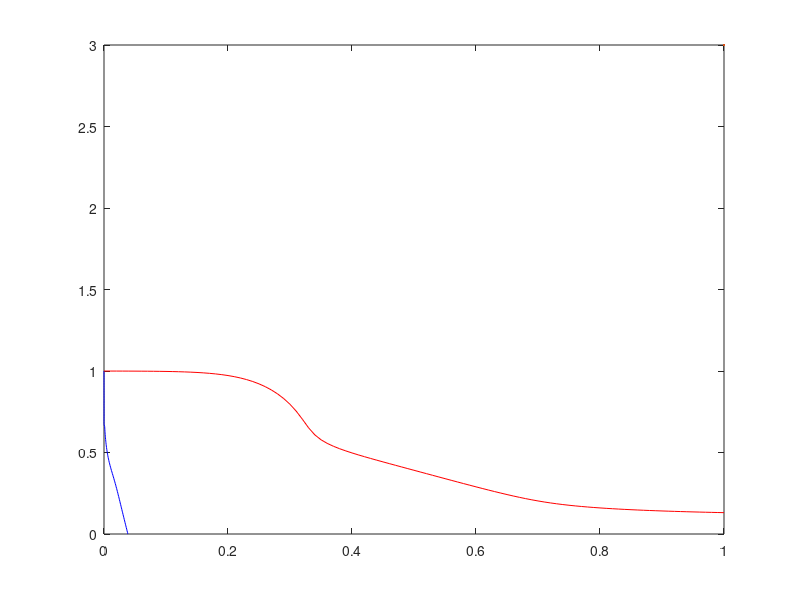

Write MATLAB code to recreate this figure. (Note: this script raises an error after producing the figure.)

%% 1v
clc
clear


v1_1 = [        % v2從0掃到1
38.5319*10^-3
37.8706*10^-3
37.2107*10^-3
36.5523*10^-3
35.8953*10^-3
35.2399*10^-3
34.5859*10^-3
33.9335*10^-3
33.2827*10^-3
32.6333*10^-3
31.9855*10^-3
31.3391*10^-3
30.6941*10^-3
30.0503*10^-3
29.4077*10^-3
28.7660*10^-3
28.1250*10^-3
27.4844*10^-3
26.8437*10^-3
26.2026*10^-3
25.5604*10^-3
24.9164*10^-3
24.2698*10^-3
23.6196*10^-3
22.9648*10^-3
22.3042*10^-3
21.6363*10^-3
20.9598*10^-3
20.2734*10^-3
19.5755*10^-3
18.8652*10^-3
18.1414*10^-3
17.4039*10^-3
16.6529*10^-3
15.8895*10^-3
15.1160*10^-3
14.3356*10^-3
13.5527*10^-3
12.7721*10^-3
11.9994*10^-3
11.2406*10^-3
10.5011*10^-3
 9.7861*10^-3
 9.0998*10^-3
 8.4454*10^-3
 7.8252*10^-3
 7.2401*10^-3
 6.6905*10^-3
 6.1758*10^-3
 5.6948*10^-3
 5.2459*10^-3
 4.8274*10^-3
 4.4374*10^-3
 4.0738*10^-3
 3.7349*10^-3
 3.4187*10^-3
 3.1236*10^-3
 2.8482*10^-3
 2.5910*10^-3
 2.3509*10^-3
 2.1269*10^-3
 1.9181*10^-3
 1.7236*10^-3
 1.5429*10^-3
 1.3754*10^-3
 1.2206*10^-3
 1.0779*10^-3
47.1284*10^-6
27.7092*10^-6
19.2842*10^-6
21.4281*10^-6
33.6847*10^-6
55.5588*10^-6
86.5111*10^-6
25.9583*10^-6
73.2774*10^-6
27.8139*10^-6
88.8936*10^-6
55.8368*10^-6
27.9727*10^-6
04.6540*10^-6
85.2695*10^-6
69.2539*10^-6
56.0948*10^-6
45.3363*10^-6
36.5792*10^-6
29.4796*10^-6
23.7445*10^-6
19.1276*10^-6
15.4232*10^-6
12.4610*10^-6
10.1006*10^-6
 8.2271*10^-6
 6.7464*10^-6
 5.5820*10^-6
 4.6716*10^-6
 3.9649*10^-6
 3.4211*10^-6
 3.0075*10^-6
 2.6978*10^-6
 2.4708*10^-6
];
v2_1 =[    0           
   10.00000*0.001
   20.00000*0.001
   30.00000*0.001
   40.00000*0.001
   50.00000*0.001
   60.00000*0.001
   70.00000*0.001
   80.00000*0.001
   90.00000*0.001
  100.00000*0.001
  110.00000*0.001
  120.00000*0.001
  130.00000*0.001
  140.00000*0.001
  150.00000*0.001
  160.00000*0.001
  170.00000*0.001
  180.00000*0.001
  190.00000*0.001
  200.00000*0.001
  210.00000*0.001
  220.00000*0.001
  230.00000*0.001
  240.00000*0.001
  250.00000*0.001
  260.00000*0.001
  270.00000*0.001
  280.00000*0.001
  290.00000*0.001
  300.00000*0.001
  310.00000*0.001
  320.00000*0.001
  330.00000*0.001
  340.00000*0.001
  350.00000*0.001
  360.00000*0.001
  370.00000*0.001
  380.00000*0.001
  390.00000*0.001
  400.00000*0.001
  410.00000*0.001
  420.00000*0.001
  430.00000*0.001
  440.00000*0.001
  450.00000*0.001
  460.00000*0.001
  470.00000*0.001
  480.00000*0.001
  490.00000*0.001
  500.00000*0.001
  510.00000*0.001
  520.00000*0.001
  530.00000*0.001
  540.00000*0.001
  550.00000*0.001
  560.00000*0.001
  570.00000*0.001
  580.00000*0.001
  590.00000*0.001
  600.00000*0.001
  610.00000*0.001
  620.00000*0.001
  630.00000*0.001
  640.00000*0.001
  650.00000*0.001
  660.00000*0.001
  670.00000*0.001
  680.00000*0.001
  690.00000*0.001
  700.00000*0.001
  710.00000*0.001
  720.00000*0.001
  730.00000*0.001
  740.00000*0.001
  750.00000*0.001
  760.00000*0.001
  770.00000*0.001
  780.00000*0.001
  790.00000*0.001
  800.00000*0.001
  810.00000*0.001
  820.00000*0.001
  830.00000*0.001
  840.00000*0.001
  850.00000*0.001
  860.00000*0.001
  870.00000*0.001
  880.00000*0.001
  890.00000*0.001
  900.00000*0.001
  910.00000*0.001
  920.00000*0.001
  930.00000*0.001
  940.00000*0.001
  950.00000*0.001
  960.00000*0.001
  970.00000*0.001
  980.00000*0.001
  990.00000*0.001
    1.00000      
];

v1_2 = [
999.7488*10^-3
999.6893*10^-3
999.6121*10^-3
999.5120*10^-3
999.3823*10^-3
999.2147*10^-3
998.9986*10^-3
998.7206*10^-3
998.3638*10^-3
997.9069*10^-3
997.3236*10^-3
996.5811*10^-3
995.6388*10^-3
994.4470*10^-3
992.9453*10^-3
991.0601*10^-3
988.7032*10^-3
985.7694*10^-3
982.1335*10^-3
977.6485*10^-3
972.1427*10^-3
965.4164*10^-3
957.2392*10^-3
947.3460*10^-3
935.4299*10^-3
921.1400*10^-3
904.0607*10^-3
883.6945*10^-3
859.4248*10^-3
830.4544*10^-3
795.7125*10^-3
753.8184*10^-3
704.0023*10^-3
651.3298*10^-3
608.3929*10^-3
578.2218*10^-3
556.0562*10^-3
538.3495*10^-3
523.2513*10^-3
509.7762*10^-3
497.3584*10^-3
485.6543*10^-3
474.4376*10^-3
463.5571*10^-3
452.9078*10^-3
442.4151*10^-3
432.0259*10^-3
421.7021*10^-3
411.4173*10^-3
401.1534*10^-3
390.8994*10^-3
380.6494*10^-3
370.4017*10^-3
360.1585*10^-3
349.9247*10^-3
339.7078*10^-3
329.5180*10^-3
319.3676*10^-3
309.2712*10^-3
299.2462*10^-3
289.3130*10^-3
279.4956*10^-3
269.8222*10^-3
260.3264*10^-3
251.0478*10^-3
242.0326*10^-3
233.3335*10^-3
225.0079*10^-3
217.1142*10^-3
209.7058*10^-3
202.8240*10^-3
196.4908*10^-3
190.7065*10^-3
185.4511*10^-3
180.6890*10^-3
176.3760*10^-3
172.4652*10^-3
168.9103*10^-3
165.6689*10^-3
162.7032*10^-3
159.9800*10^-3
157.4706*10^-3
155.1505*10^-3
152.9984*10^-3
150.9963*10^-3
149.1283*10^-3
147.3810*10^-3
145.7426*10^-3
144.2030*10^-3
142.7530*10^-3
141.3849*10^-3
140.0917*10^-3
138.8672*10^-3
137.7060*10^-3
136.6032*10^-3
135.5544*10^-3
134.5556*10^-3
133.6034*10^-3
132.6944*10^-3
131.8259*10^-3
130.9951*10^-3
]; %v1從0掃到1
v2_2 =[   0.          
  10.00000*10^-3
  20.00000*10^-3
  30.00000*10^-3
  40.00000*10^-3
  50.00000*10^-3
  60.00000*10^-3
  70.00000*10^-3
  80.00000*10^-3
  90.00000*10^-3
 100.00000*10^-3
 110.00000*10^-3
 120.00000*10^-3
 130.00000*10^-3
 140.00000*10^-3
 150.00000*10^-3
 160.00000*10^-3
 170.00000*10^-3
 180.00000*10^-3
 190.00000*10^-3
 200.00000*10^-3
 210.00000*10^-3
 220.00000*10^-3
 230.00000*10^-3
 240.00000*10^-3
 250.00000*10^-3
 260.00000*10^-3
 270.00000*10^-3
 280.00000*10^-3
 290.00000*10^-3
 300.00000*10^-3
 310.00000*10^-3
 320.00000*10^-3
 330.00000*10^-3
 340.00000*10^-3
 350.00000*10^-3
 360.00000*10^-3
 370.00000*10^-3
 380.00000*10^-3
 390.00000*10^-3
 400.00000*10^-3
 410.00000*10^-3
 420.00000*10^-3
 430.00000*10^-3
 440.00000*10^-3
 450.00000*10^-3
 460.00000*10^-3
 470.00000*10^-3
 480.00000*10^-3
 490.00000*10^-3
 500.00000*10^-3
 510.00000*10^-3
 520.00000*10^-3
 530.00000*10^-3
 540.00000*10^-3
 550.00000*10^-3
 560.00000*10^-3
 570.00000*10^-3
 580.00000*10^-3
 590.00000*10^-3
 600.00000*10^-3
 610.00000*10^-3
 620.00000*10^-3
 630.00000*10^-3
 640.00000*10^-3
 650.00000*10^-3
 660.00000*10^-3
 670.00000*10^-3
 680.00000*10^-3
 690.00000*10^-3
 700.00000*10^-3
 710.00000*10^-3
 720.00000*10^-3
 730.00000*10^-3
 740.00000*10^-3
 750.00000*10^-3
 760.00000*10^-3
 770.00000*10^-3
 780.00000*10^-3
 790.00000*10^-3
 800.00000*10^-3
 810.00000*10^-3
 820.00000*10^-3
 830.00000*10^-3
 840.00000*10^-3
 850.00000*10^-3
 860.00000*10^-3
 870.00000*10^-3
 880.00000*10^-3
 890.00000*10^-3
 900.00000*10^-3
 910.00000*10^-3
 920.00000*10^-3
 930.00000*10^-3
 940.00000*10^-3
 950.00000*10^-3
 960.00000*10^-3
 970.00000*10^-3
 980.00000*10^-3
 990.00000*10^-3
 1
    
]; % 從1掉到0

x1 = v2_1; y1 = v1_1; 
x2 = v1_2; y2 = v2_2;

plot(y1,x1,'b',LineWidth=3.0);
hold on
plot(y2, x2,'r',LineWidth=3.0);


plot_squar1(y1,x1,y2,x2);

%% 0.8V
clc
clear


v1_1 = [        % v2從0掃到1
  26.4663*10^-3
  25.7746*10^-3
  25.0867*10^-3
  24.4028*10^-3
  23.7229*10^-3
  23.0471*10^-3
  22.3756*10^-3
  21.7084*10^-3
  21.0456*10^-3
  20.3872*10^-3
  19.7334*10^-3
  19.0842*10^-3
  18.4397*10^-3
  17.8000*10^-3
  17.1649*10^-3
  16.5347*10^-3
  15.9093*10^-3
  15.2886*10^-3
  14.6727*10^-3
  14.0614*10^-3
  13.4548*10^-3
  12.8527*10^-3
  12.2550*10^-3
  11.6617*10^-3
  11.0727*10^-3
  10.4879*10^-3
   9.9076*10^-3
   9.3318*10^-3
   8.7609*10^-3
   8.1956*10^-3
   7.6368*10^-3
   7.0856*10^-3
   6.5436*10^-3
   6.0129*10^-3
   5.4956*10^-3
   4.9946*10^-3
   4.5124*10^-3
   4.0520*10^-3
   3.6160*10^-3
   3.2065*10^-3
   2.8256*10^-3
   2.4742*10^-3
   2.1532*10^-3
   1.8623*10^-3
   1.6011*10^-3
   1.3683*10^-3
   1.1627*10^-3
 982.2294*10^-6
 825.1376*10^-6
 689.3431*10^-6
 572.7876*10^-6
 473.4423*10^-6
 389.3485*10^-6
 318.6467*10^-6
 259.5976*10^-6
 210.5964*10^-6
 170.1818*10^-6
 137.0405*10^-6
 110.0074*10^-6
  88.0624*10^-6
  70.3239*10^-6
  56.0392*10^-6
  44.5731*10^-6
  35.3955*10^-6
  28.0679*10^-6
  22.2304*10^-6
  17.5897*10^-6
  13.9082*10^-6
  10.9936*10^-6
   8.6913*10^-6
   6.8769*10^-6
   5.4508*10^-6
   4.3330*10^-6
   3.4597*10^-6
   2.7798*10^-6
   2.2526*10^-6
   1.8458*10^-6
   1.5338*10^-6
   1.2963*10^-6
   1.1172*10^-6
 984.0213*10^-9
];
v2_1 =[    0           
     10.00000*10^-3
  20.00000*10^-3
  30.00000*10^-3
  40.00000*10^-3
  50.00000*10^-3
  60.00000*10^-3
  70.00000*10^-3
  80.00000*10^-3
  90.00000*10^-3
 100.00000*10^-3
 110.00000*10^-3
 120.00000*10^-3
 130.00000*10^-3
 140.00000*10^-3
 150.00000*10^-3
 160.00000*10^-3
 170.00000*10^-3
 180.00000*10^-3
 190.00000*10^-3
 200.00000*10^-3
 210.00000*10^-3
 220.00000*10^-3
 230.00000*10^-3
 240.00000*10^-3
 250.00000*10^-3
 260.00000*10^-3
 270.00000*10^-3
 280.00000*10^-3
 290.00000*10^-3
 300.00000*10^-3
 310.00000*10^-3
 320.00000*10^-3
 330.00000*10^-3
 340.00000*10^-3
 350.00000*10^-3
 360.00000*10^-3
 370.00000*10^-3
 380.00000*10^-3
 390.00000*10^-3
 400.00000*10^-3
 410.00000*10^-3
 420.00000*10^-3
 430.00000*10^-3
 440.00000*10^-3
 450.00000*10^-3
 460.00000*10^-3
 470.00000*10^-3
 480.00000*10^-3
 490.00000*10^-3
 500.00000*10^-3
 510.00000*10^-3
 520.00000*10^-3
 530.00000*10^-3
 540.00000*10^-3
 550.00000*10^-3
 560.00000*10^-3
 570.00000*10^-3
 580.00000*10^-3
 590.00000*10^-3
 600.00000*10^-3
 610.00000*10^-3
 620.00000*10^-3
 630.00000*10^-3
 640.00000*10^-3
 650.00000*10^-3
 660.00000*10^-3
 670.00000*10^-3
 680.00000*10^-3
 690.00000*10^-3
 700.00000*10^-3
 710.00000*10^-3
 720.00000*10^-3
 730.00000*10^-3
 740.00000*10^-3
 750.00000*10^-3
 760.00000*10^-3
 770.00000*10^-3
 780.00000*10^-3
 790.00000*10^-3
 800.00000*10^-3
];

v1_2 = [
799.8421*10^-3
799.7988*10^-3
799.7419*10^-3
799.6673*10^-3
799.5695*10^-3
799.4415*10^-3
799.2740*10^-3
799.0551*10^-3
798.7693*10^-3
798.3966*10^-3
797.9114*10^-3
797.2804*10^-3
796.4613*10^-3
795.4000*10^-3
794.0272*10^-3
792.2552*10^-3
789.9725*10^-3
787.0377*10^-3
783.2718*10^-3
778.4477*10^-3
772.2758*10^-3
764.3823*10^-3
754.2836*10^-3
741.3282*10^-3
724.6100*10^-3
702.7891*10^-3
673.7253*10^-3
633.9502*10^-3
580.6767*10^-3
521.0351*10^-3
471.8137*10^-3
439.1510*10^-3
416.6711*10^-3
399.5250*10^-3
385.3724*10^-3
373.0392*10^-3
361.8786*10^-3
351.4977*10^-3
341.6482*10^-3
332.1608*10^-3
322.9192*10^-3
313.8407*10^-3
304.8655*10^-3
295.9506*10^-3
287.0650*10^-3
278.1876*10^-3
269.3044*10^-3
260.4082*10^-3
251.4973*10^-3
242.5753*10^-3
233.6510*10^-3
224.7389*10^-3
215.8597*10^-3
207.0412*10^-3
198.3202*10^-3
189.7441*10^-3
181.3723*10^-3
173.2762*10^-3
165.5373*10^-3
158.2395*10^-3
151.4565*10^-3
145.2390*10^-3
139.6047*10^-3
134.5394*10^-3
130.0040*10^-3
125.9467*10^-3
122.3116*10^-3
119.0454*10^-3
116.0998*10^-3
113.4328*10^-3
111.0082*10^-3
108.7954*10^-3
106.7683*10^-3
104.9048*10^-3
103.1860*10^-3
101.5960*10^-3
100.1207*10^-3
 98.7483*10^-3
 97.4685*10^-3
 96.2722*10^-3
 95.1515*10^-3

]; %v1從0掃到1
v2_2 =[   0.          
  10.00000*10^-3
  20.00000*10^-3
  30.00000*10^-3
  40.00000*10^-3
  50.00000*10^-3
  60.00000*10^-3
  70.00000*10^-3
  80.00000*10^-3
  90.00000*10^-3
 100.00000*10^-3
 110.00000*10^-3
 120.00000*10^-3
 130.00000*10^-3
 140.00000*10^-3
 150.00000*10^-3
 160.00000*10^-3
 170.00000*10^-3
 180.00000*10^-3
 190.00000*10^-3
 200.00000*10^-3
 210.00000*10^-3
 220.00000*10^-3
 230.00000*10^-3
 240.00000*10^-3
 250.00000*10^-3
 260.00000*10^-3
 270.00000*10^-3
 280.00000*10^-3
 290.00000*10^-3
 300.00000*10^-3
 310.00000*10^-3
 320.00000*10^-3
 330.00000*10^-3
 340.00000*10^-3
 350.00000*10^-3
 360.00000*10^-3
 370.00000*10^-3
 380.00000*10^-3
 390.00000*10^-3
 400.00000*10^-3
 410.00000*10^-3
 420.00000*10^-3
 430.00000*10^-3
 440.00000*10^-3
 450.00000*10^-3
 460.00000*10^-3
 470.00000*10^-3
 480.00000*10^-3
 490.00000*10^-3
 500.00000*10^-3
 510.00000*10^-3
 520.00000*10^-3
 530.00000*10^-3
 540.00000*10^-3
 550.00000*10^-3
 560.00000*10^-3
 570.00000*10^-3
 580.00000*10^-3
 590.00000*10^-3
 600.00000*10^-3
 610.00000*10^-3
 620.00000*10^-3
 630.00000*10^-3
 640.00000*10^-3
 650.00000*10^-3
 660.00000*10^-3
 670.00000*10^-3
 680.00000*10^-3
 690.00000*10^-3
 700.00000*10^-3
 710.00000*10^-3
 720.00000*10^-3
 730.00000*10^-3
 740.00000*10^-3
 750.00000*10^-3
 760.00000*10^-3
 770.00000*10^-3
 780.00000*10^-3
 790.00000*10^-3
 800.00000*10^-3
    
]; % 從1掉到0

x1 = v2_1; y1 = v1_1; 
x2 = v1_2; y2 = v2_2;

plot(y1,x1,'b',LineWidth=3.0);
hold on
plot(y2, x2,'r',LineWidth=3.0);


plot_squar1(y1,x1,y2,x2);

%% 0.6V
clc
clear


v1_1 = [        % v2從0掃到1
    16.3143*10^-3
  15.5103*10^-3
  14.7203*10^-3
  13.9447*10^-3
  13.1841*10^-3
  12.4387*10^-3
  11.7092*10^-3
  10.9961*10^-3
  10.3001*10^-3
   9.6216*10^-3
   8.9615*10^-3
   8.3205*10^-3
   7.6994*10^-3
   7.0991*10^-3
   6.5203*10^-3
   5.9640*10^-3
   5.4311*10^-3
   4.9226*10^-3
   4.4392*10^-3
   3.9819*10^-3
   3.5514*10^-3
   3.1483*10^-3
   2.7732*10^-3
   2.4265*10^-3
   2.1082*10^-3
   1.8182*10^-3
   1.5563*10^-3
   1.3216*10^-3
   1.1134*10^-3
 930.3652*10^-6
 771.0758*10^-6
 633.8593*10^-6
 516.8780*10^-6
 418.1832*10^-6
 335.7753*10^-6
 267.6668*10^-6
 211.9330*10^-6
 166.7541*10^-6
 130.4558*10^-6
 101.5329*10^-6
  78.6613*10^-6
  60.6986*10^-6
  46.6774*10^-6
  35.7918*10^-6
  27.3801*10^-6
  20.9064*10^-6
  15.9412*10^-6
  12.1441*10^-6
   9.2474*10^-6
   7.0421*10^-6
   5.3662*10^-6
   4.0944*10^-6
   3.1306*10^-6
   2.4011*10^-6
   1.8496*10^-6
   1.4334*10^-6
   1.1196*10^-6
 883.6411*10^-9
 706.6685*10^-9
 574.4592*10^-9
   0
];
v2_1 =[    0           
     10.00000*10^-3
  20.00000*10^-3
  30.00000*10^-3
  40.00000*10^-3
  50.00000*10^-3
  60.00000*10^-3
  70.00000*10^-3
  80.00000*10^-3
  90.00000*10^-3
 100.00000*10^-3
 110.00000*10^-3
 120.00000*10^-3
 130.00000*10^-3
 140.00000*10^-3
 150.00000*10^-3
 160.00000*10^-3
 170.00000*10^-3
 180.00000*10^-3
 190.00000*10^-3
 200.00000*10^-3
 210.00000*10^-3
 220.00000*10^-3
 230.00000*10^-3
 240.00000*10^-3
 250.00000*10^-3
 260.00000*10^-3
 270.00000*10^-3
 280.00000*10^-3
 290.00000*10^-3
 300.00000*10^-3
 310.00000*10^-3
 320.00000*10^-3
 330.00000*10^-3
 340.00000*10^-3
 350.00000*10^-3
 360.00000*10^-3
 370.00000*10^-3
 380.00000*10^-3
 390.00000*10^-3
 400.00000*10^-3
 410.00000*10^-3
 420.00000*10^-3
 430.00000*10^-3
 440.00000*10^-3
 450.00000*10^-3
 460.00000*10^-3
 470.00000*10^-3
 480.00000*10^-3
 490.00000*10^-3
 500.00000*10^-3
 510.00000*10^-3
 520.00000*10^-3
 530.00000*10^-3
 540.00000*10^-3
 550.00000*10^-3
 560.00000*10^-3
 570.00000*10^-3
 580.00000*10^-3
 590.00000*10^-3
 600.00000*10^-3
];

v1_2 = [
599.8694*10^-3
599.8270*10^-3
599.7698*10^-3
599.6923*10^-3
599.5874*10^-3
599.4449*10^-3
599.2510*10^-3
598.9865*10^-3
598.6250*10^-3
598.1296*10^-3
597.4487*10^-3
596.5101*10^-3
595.2116*10^-3
593.4082*10^-3
590.8909*10^-3
587.3543*10^-3
582.3380*10^-3
575.1275*10^-3
564.5175*10^-3
548.2203*10^-3
521.0404*10^-3
473.5282*10^-3
411.6607*10^-3
357.0527*10^-3
321.9486*10^-3
299.7804*10^-3
283.9174*10^-3
271.3536*10^-3
260.6908*10^-3
251.1954*10^-3
242.4432*10^-3
234.1744*10^-3
226.2221*10^-3
218.4720*10^-3
210.8463*10^-3
203.2930*10^-3
195.7777*10^-3
188.2732*10^-3
180.7609*10^-3
173.2291*10^-3
165.6721*10^-3
158.0904*10^-3
150.4907*10^-3
142.8879*10^-3
135.3065*10^-3
127.7848*10^-3
120.3777*10^-3
113.1608*10^-3
106.2299*10^-3
 99.6916*10^-3
 93.6449*10^-3
 88.1571*10^-3
 83.2499*10^-3
 78.9036*10^-3
 75.0709*10^-3
 71.6937*10^-3
 68.7126*10^-3
 66.0734*10^-3
 63.7282*10^-3
 61.6359*10^-3
 59.7617*10^-3
]; %v1從0掃到1
v2_2 =[   0.          
  10.00000*10^-3
  20.00000*10^-3
  30.00000*10^-3
  40.00000*10^-3
  50.00000*10^-3
  60.00000*10^-3
  70.00000*10^-3
  80.00000*10^-3
  90.00000*10^-3
 100.00000*10^-3
 110.00000*10^-3
 120.00000*10^-3
 130.00000*10^-3
 140.00000*10^-3
 150.00000*10^-3
 160.00000*10^-3
 170.00000*10^-3
 180.00000*10^-3
 190.00000*10^-3
 200.00000*10^-3
 210.00000*10^-3
 220.00000*10^-3
 230.00000*10^-3
 240.00000*10^-3
 250.00000*10^-3
 260.00000*10^-3
 270.00000*10^-3
 280.00000*10^-3
 290.00000*10^-3
 300.00000*10^-3
 310.00000*10^-3
 320.00000*10^-3
 330.00000*10^-3
 340.00000*10^-3
 350.00000*10^-3
 360.00000*10^-3
 370.00000*10^-3
 380.00000*10^-3
 390.00000*10^-3
 400.00000*10^-3
 410.00000*10^-3
 420.00000*10^-3
 430.00000*10^-3
 440.00000*10^-3
 450.00000*10^-3
 460.00000*10^-3
 470.00000*10^-3
 480.00000*10^-3
 490.00000*10^-3
 500.00000*10^-3
 510.00000*10^-3
 520.00000*10^-3
 530.00000*10^-3
 540.00000*10^-3
 550.00000*10^-3
 560.00000*10^-3
 570.00000*10^-3
 580.00000*10^-3
 590.00000*10^-3
 600.00000*10^-3
]; % 從1掉到0

x1 = v2_1; y1 = v1_1; 
x2 = v1_2; y2 = v2_2;

plot(y1,x1,'b',LineWidth=3.0);
hold on
plot(y2, x2,'r',LineWidth=3.0);


plot_squar1(y1,x1,y2,x2);

%% 0.4V
clc
clear


v1_1 = [        % v2從0掃到1
     10.5409*10^-3 
   9.1065*10^-3
   7.8272*10^-3
   6.6920*10^-3
   5.6901*10^-3
   4.8113*10^-3
   4.0455*10^-3
   3.3829*10^-3
   2.8136*10^-3
   2.3279*10^-3
   1.9166*10^-3
   1.5707*10^-3
   1.2815*10^-3
   1.0414*10^-3
 843.0298*10^-6
 679.9907*10^-6
 546.5791*10^-6
 437.8394*10^-6
 349.5205*10^-6
 278.0180*10^-6
 220.3059*10^-6
 173.8646*10^-6
 136.6086*10^-6
 106.8204*10^-6
  83.0904*10^-6
  64.2641*10^-6
  49.3978*10^-6
  37.7207*10^-6
  28.6039*10^-6
  21.5341*10^-6
  16.0930*10^-6
  11.9398*10^-6
   8.7973*10^-6
   6.4415*10^-6
   4.6918*10^-6
   3.4041*10^-6
   2.4648*10^-6
   1.7850*10^-6
   1.2965*10^-6
 947.3713*10^-9
 699.1374*10^-9

];
v2_1 =[    0           
     10.00000*10^-3
  20.00000*10^-3
  30.00000*10^-3
  40.00000*10^-3
  50.00000*10^-3
  60.00000*10^-3
  70.00000*10^-3
  80.00000*10^-3
  90.00000*10^-3
 100.00000*10^-3
 110.00000*10^-3
 120.00000*10^-3
 130.00000*10^-3
 140.00000*10^-3
 150.00000*10^-3
 160.00000*10^-3
 170.00000*10^-3
 180.00000*10^-3
 190.00000*10^-3
 200.00000*10^-3
 210.00000*10^-3
 220.00000*10^-3
 230.00000*10^-3
 240.00000*10^-3
 250.00000*10^-3
 260.00000*10^-3
 270.00000*10^-3
 280.00000*10^-3
 290.00000*10^-3
 300.00000*10^-3
 310.00000*10^-3
 320.00000*10^-3
 330.00000*10^-3
 340.00000*10^-3
 350.00000*10^-3
 360.00000*10^-3
 370.00000*10^-3
 380.00000*10^-3
 390.00000*10^-3
 400.00000*10^-3
];

v1_2 = [
399.7267*10^-3 
399.6018*10^-3 
399.4155*10^-3 
399.1354*10^-3 
398.7115*10^-3 
398.0648*10^-3 
397.0702*10^-3 
395.5252*10^-3 
393.0923*10^-3 
389.1908*10^-3 
382.7267*10^-3 
371.2969*10^-3 
347.9480*10^-3 
300.0828*10^-3 
250.0049*10^-3 
218.7121*10^-3 
199.4765*10^-3 
185.8425*10^-3 
175.0244*10^-3 
165.7599*10^-3 
157.4075*10^-3 
149.6116*10^-3 
142.1632*10^-3 
134.9361*10^-3 
127.8511*10^-3 
120.8597*10^-3 
113.9324*10^-3 
107.0530*10^-3 
100.2145*10^-3 
 93.4179*10^-3 
 86.6719*10^-3 
 79.9942*10^-3 
 73.4136*10^-3 
 66.9743*10^-3 
 60.7388*10^-3 
 54.7890*10^-3 
 49.2159*10^-3 
 44.0994*10^-3 
 39.4915*10^-3 
 35.4068*10^-3 
 31.8272*10^-3 
]; %v1從0掃到1
v2_2 =[   0.          
  10.00000*10^-3
  20.00000*10^-3
  30.00000*10^-3
  40.00000*10^-3
  50.00000*10^-3
  60.00000*10^-3
  70.00000*10^-3
  80.00000*10^-3
  90.00000*10^-3
 100.00000*10^-3
 110.00000*10^-3
 120.00000*10^-3
 130.00000*10^-3
 140.00000*10^-3
 150.00000*10^-3
 160.00000*10^-3
 170.00000*10^-3
 180.00000*10^-3
 190.00000*10^-3
 200.00000*10^-3
 210.00000*10^-3
 220.00000*10^-3
 230.00000*10^-3
 240.00000*10^-3
 250.00000*10^-3
 260.00000*10^-3
 270.00000*10^-3
 280.00000*10^-3
 290.00000*10^-3
 300.00000*10^-3
 310.00000*10^-3
 320.00000*10^-3
 330.00000*10^-3
 340.00000*10^-3
 350.00000*10^-3
 360.00000*10^-3
 370.00000*10^-3
 380.00000*10^-3
 390.00000*10^-3
 400.00000*10^-3
]; % 從1掉到0

x1 = v2_1; y1 = v1_1; 
x2 = v1_2; y2 = v2_2;

plot(y1,x1,'b',LineWidth=3.0);
hold on
plot(y2, x2,'r',LineWidth=3.0);


plot_squar1(y1,x1,y2,x2);